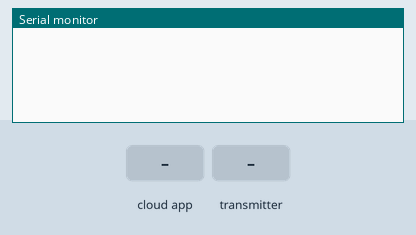
Simulated run of this sketch. Board: ESP32. On the bench: the last lines printed to the serial monitor. Inputs (shaded band) come from the test bench. WiFi joins after 1.5 s; servers stay silent unless stated; the ROS host is connected and sends only what is stated.

Above: at 1.2 s.
1.3 s: the phone or cloud app sets linear.x to -100
At 3.2 s:
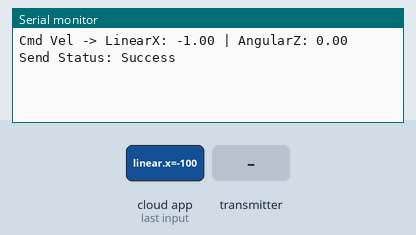
3.5 s: the transmitter starts sending distance_HCSR04 = 0
At 3.81 s:
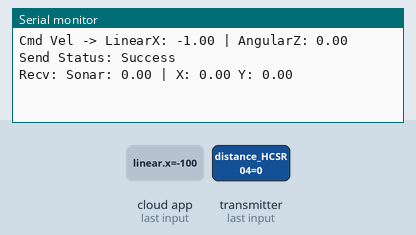
5.5 s: the phone or cloud app sets angular.z to -100
At 6.35 s:
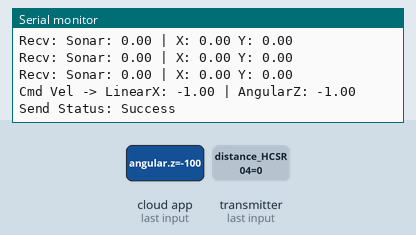
7.0 s: the transmitter starts sending posX_m = 25
At 7.31 s:
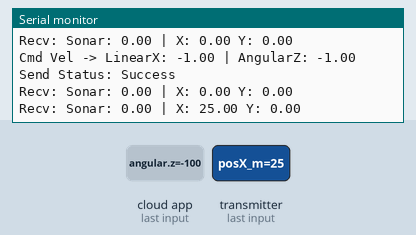
8.5 s: the transmitter starts sending posY_m = 25
At 8.81 s:
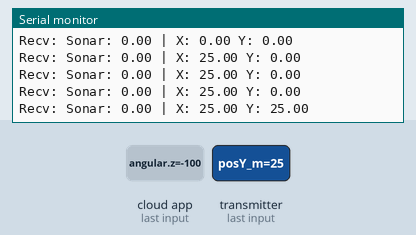
10.0 s: the phone or cloud app sets linear.x to 0
At 10.37 s:
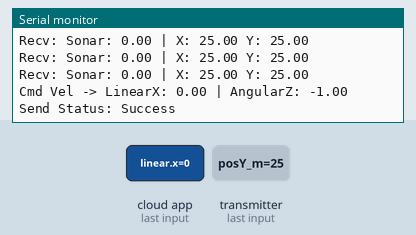

The sketch:

bridge.ino
```cpp
// ========== LIBRARIES ==========
#include <esp_now.h>
#include <esp_wifi.h>
#include <WiFi.h>
#include <micro_ros_arduino.h>
#include <rclc/rclc.h>
#include <std_msgs/msg/float64.h>
#include <geometry_msgs/msg/twist.h>
#include <geometry_msgs/msg/vector3.h> // Library for 3D coordinates (x, y, z)
#include <rclc/executor.h>

rcl_node_t node;
rclc_support_t support;
rcl_allocator_t allocator;

// Publishers
rcl_publisher_t pub_sonar;       // Publisher for Sonar distance
rcl_publisher_t pub_location;    // Publisher for Device Location (x, y, z)

// Subcriver
rcl_subscription_t sub_cmdV;

rclc_executor_t executor;

// Messages
std_msgs__msg__Float64 msg_sonar;
geometry_msgs__msg__Vector3 msg_pose;
geometry_msgs__msg__Twist cmd_vel;


// Variables
uint8_t peerMAC[6] = {0x28, 0x05, 0xA5, 0x26, 0xEF, 0xD0};


// Must match the Sender's struct exactly
typedef struct {
  double distance_HCSR04;
  byte TAG_status[7];
  double posX_m;
  double posY_m;
  double posZ_m;
  byte quality;
} message_Robot;

message_Robot incomingReadings;

typedef struct {
  double linearX;
  double AngularZ;
} cmd_Vel;

cmd_Vel incomingSub;

// ========== FUNCTION PROTOTYPES ==========
void OnDataRecv(const esp_now_recv_info* info, const unsigned char* incomingData, int len);
void OnDataSent(const wifi_tx_info_t* info, esp_now_send_status_t status);


esp_err_t addPeer(uint8_t* mac, esp_now_peer_info_t* peerInfo){
  if(peerInfo == NULL){
    peerInfo = (esp_now_peer_info_t*)malloc(sizeof(esp_now_peer_info_t));
    memset(peerInfo, 0, sizeof(esp_now_peer_info_t));
  }
  memcpy(peerInfo->peer_addr, mac, 6);
  peerInfo->channel = 0;
  peerInfo->encrypt = false;
  return esp_now_add_peer(peerInfo);
}

void OnDataRecv(const esp_now_recv_info* info, const uint8_t* incomingData, int len) {
  // Copy received bytes into the local struct
  memcpy(&incomingReadings, incomingData, sizeof(incomingReadings));

  // 1. Prepare and publish Sonar data
  msg_sonar.data = incomingReadings.distance_HCSR04;
  rcl_publish(&pub_sonar, &msg_sonar, NULL);

  // 2. Prepare and publish Location (Vector3)
  msg_pose.x = incomingReadings.posX_m;
  msg_pose.y = incomingReadings.posY_m;
  msg_pose.z = incomingReadings.posZ_m;
  rcl_publish(&pub_location, &msg_pose, NULL);

  // Optional Debug Serial Output
  Serial.printf("Recv: Sonar: %.2f | X: %.2f Y: %.2f\n", msg_sonar.data, msg_pose.x, msg_pose.y);
}

void VelocityCallBack(const void * msgin) {
  const geometry_msgs__msg__Twist * msg =
      (const geometry_msgs__msg__Twist *)msgin;

  incomingSub.linearX  = msg->linear.x;
  incomingSub.AngularZ = msg->angular.z;

  Serial.printf("Cmd Vel -> LinearX: %.2f | AngularZ: %.2f\n",
                incomingSub.linearX,
                incomingSub.AngularZ);

  esp_now_send(peerMAC, (uint8_t*)&incomingSub, sizeof(incomingSub));

}


void OnDataSent(const wifi_tx_info_t* info, esp_now_send_status_t status) {
  Serial.print("Send Status: ");
  Serial.println(status == ESP_NOW_SEND_SUCCESS ? "Success" : "Failed");
}


// ========== SETUP FUNCTION ==========
void setup() {
  // Initialize serial for debugging
  Serial.begin(115200);

  // Initialize WiFi in Station mode
  WiFi.begin();
  // Match the WiFi channel with the sender
  esp_wifi_set_channel(1, WIFI_SECOND_CHAN_NONE);

  // Initialize ESP-NOW
  if (esp_now_init() != ESP_OK) {
    Serial.println("Error initializing ESP-NOW");
    return;
  }

  // Register the receive callback function
  esp_now_register_recv_cb(OnDataRecv);
  esp_now_register_send_cb(OnDataSent);

  addPeer(peerMAC, NULL);

  // Initialize micro-ROS transports
  set_microros_transports();

  allocator = rcl_get_default_allocator();
  rclc_support_init(&support, 0, NULL, &allocator);

  // Create micro-ROS node
  rclc_node_init_default(&node, "Sonar_Location_node", "", &support);

  // 1. Initialize Sonar Distance Publisher
  rclc_publisher_init_default(
    &pub_sonar,
    &node,
    ROSIDL_GET_MSG_TYPE_SUPPORT(std_msgs, msg, Float64),
    "distance_CRJG"
  );

  // 2. Initialize Device Location Publisher
  rclc_publisher_init_default(
    &pub_location,
    &node,
    ROSIDL_GET_MSG_TYPE_SUPPORT(geometry_msgs, msg, Vector3),
    "location_CRJG"
  );

  // Create subscriber
  rclc_subscription_init_default(
    &sub_cmdV,
    &node,
    ROSIDL_GET_MSG_TYPE_SUPPORT(geometry_msgs, msg, Twist),
    "cmdV_CRJG"
  );

  rclc_executor_init(&executor, &support.context, 1, &allocator);
  rclc_executor_add_subscription(&executor, &sub_cmdV, &cmd_vel, &VelocityCallBack, ON_NEW_DATA);
}

// ========== MAIN LOOP ==========
void loop()
{
  rclc_executor_spin_some(&executor, RCL_MS_TO_NS(100));

  delay(1000);
}
```

Measured:
- after the input at 1.3 s, the serial monitor: prints a new line after 0.73 s (image 1)
- after the input at 3.5 s, the serial monitor: prints a new line at once (image 2)
- after the input at 5.5 s, the serial monitor: prints a new line after 0.57 s (image 3)
- after the input at 7.0 s, the serial monitor: prints a new line at once (image 4)
- after the input at 8.5 s, the serial monitor: prints a new line at once (image 5)
- after the input at 10.0 s, the serial monitor: prints a new line after 0.12 s (image 6)
